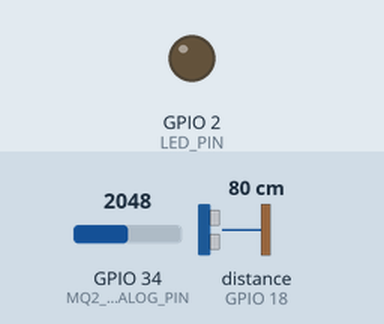
Bench run of a sketch on a simulated ESP32. On the bench: output pins drawn as LEDs (lit = HIGH). Wiring (inferred from the names in the program): ultrasonic range finder: trigger GPIO 5; echo GPIO 18. Inputs (shaded band) come from the test bench; at power-on: GPIO 34 (MQ2_ANALOG_PIN) = 2048, distance to the obstacle (sensor on GPIO 18) 80 cm. The echo pulse lasts 58.3 µs per cm; WiFi joins after 1.5 s; servers stay silent unless stated; pins used as bus, display or sensor lines are not drawn; what the sketch prints to the serial monitor is not drawn.

Above: at 5.2 s.
At 10.96 s:
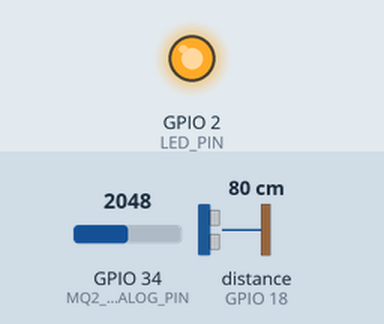
Timing chart, 0 to 11.3 s (numbered marks = the images above):
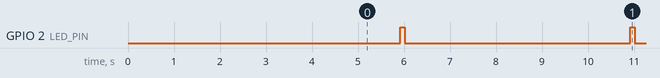

Measured:
- by itself, GPIO 2 (LED_PIN): alternates HIGH for 0.10 s and LOW for 4.9 s

The sketch:

smart_dustbin_esp32.ino
```cpp
/*
 * ============================================================
 *  SMART DUSTBIN MONITORING SYSTEM
 *  ESP32 Firmware v1.0
 * ============================================================
 *  Hardware:
 *    - ESP32 Dev Board
 *    - HC-SR04 Ultrasonic Sensor  (fill level)
 *    - MQ2 Gas Sensor             (gas/smoke detection)
 *
 *  Data Flow:
 *    HC-SR04 + MQ2 → ESP32 → Firebase Realtime DB → React App
 *
 *  Libraries Required:
 *    - Firebase Arduino Client Library for ESP8266 and ESP32 (Mobizt)
 *    - ArduinoJson (Benoit Blanchon)
 * ============================================================
 */

#include <WiFi.h>
#include <FirebaseESP32.h>
#include <ArduinoJson.h>
#include <time.h>

// ─────────────────────────────────────────────────
//  TODO: FILL IN YOUR CREDENTIALS BELOW
// ─────────────────────────────────────────────────

#define WIFI_SSID        "YOUR_WIFI_NAME"
#define WIFI_PASSWORD    "YOUR_WIFI_PASSWORD"

// Firebase project credentials
#define API_KEY          "AIzaSyAW87IavwGT-rc9Z6GJvMeo2KWAQeS0F_I"
#define DATABASE_URL     "https://sdb-waste-management-system-default-rtdb.firebaseio.com"

// ─────────────────────────────────────────────────
//  TODO: CONFIGURE THIS BIN
//  Change these for each ESP32/bin unit
// ─────────────────────────────────────────────────

#define BIN_ID           "BIN-001"
#define BIN_LOCATION     "Bus Halt - Main Street"
#define BIN_SECTOR       "public"      // "public" or "industrial"
#define BIN_MAX_CM       30            // physical depth of the bin in cm (distance when EMPTY)
#define SEND_INTERVAL_MS 5000          // how often to send data (ms) — 5 seconds

// ─────────────────────────────────────────────────
//  PIN DEFINITIONS
// ─────────────────────────────────────────────────

// HC-SR04 Ultrasonic (Fill Level)
#define TRIG_PIN         5
#define ECHO_PIN         18

// MQ2 Gas Sensor
#define MQ2_ANALOG_PIN   34    // ADC pin (0–4095)
#define MQ2_DIGITAL_PIN  35    // Digital threshold output

// Built-in LED (blink on send)
#define LED_PIN          2

// ─────────────────────────────────────────────────
//  FIREBASE OBJECTS
// ─────────────────────────────────────────────────

FirebaseData   fbdo;
FirebaseAuth   auth;
FirebaseConfig config;

// ─────────────────────────────────────────────────
//  GLOBALS
// ─────────────────────────────────────────────────

unsigned long lastSendTime = 0;

// ─────────────────────────────────────────────────
//  HELPER: Measure distance with HC-SR04
//  Returns distance in cm
// ─────────────────────────────────────────────────
float measureDistanceCm() {
  // Send 10µs pulse
  digitalWrite(TRIG_PIN, LOW);
  delayMicroseconds(2);
  digitalWrite(TRIG_PIN, HIGH);
  delayMicroseconds(10);
  digitalWrite(TRIG_PIN, LOW);

  // Read echo pulse duration (timeout: 30ms = ~5m max)
  long duration = pulseIn(ECHO_PIN, HIGH, 30000);

  if (duration == 0) {
    Serial.println("[WARN] HC-SR04 timeout — check wiring");
    return -1;
  }

  // Convert to cm: speed of sound = 0.034 cm/µs
  float distance = (duration * 0.034) / 2.0;
  return distance;
}

// ─────────────────────────────────────────────────
//  HELPER: Calculate fill level %
//  Full bin = object is CLOSE (small distance)
//  Empty bin = object is FAR (large distance ≈ BIN_MAX_CM)
// ─────────────────────────────────────────────────
float calculateFillLevel(float distanceCm) {
  if (distanceCm < 0) return 0;
  // Clamp distance
  if (distanceCm > BIN_MAX_CM) distanceCm = BIN_MAX_CM;
  if (distanceCm < 0)          distanceCm = 0;

  // Fill % = how much of the bin is OCCUPIED
  // When distance = BIN_MAX_CM → 0% full (empty)
  // When distance = 0          → 100% full
  float fillPct = ((BIN_MAX_CM - distanceCm) / (float)BIN_MAX_CM) * 100.0;
  return fillPct;
}

// ─────────────────────────────────────────────────
//  HELPER: Read gas level %
//  MQ2 analog 0–4095 mapped to 0–100%
// ─────────────────────────────────────────────────
float readGasLevel() {
  int rawValue = analogRead(MQ2_ANALOG_PIN);
  // MQ2 outputs HIGH raw when gas is present (inverse of some modules)
  // Adjust the formula if your readings are inverted
  float gasPct = (rawValue / 4095.0) * 100.0;
  return gasPct;
}

// ─────────────────────────────────────────────────
//  SETUP
// ─────────────────────────────────────────────────
void setup() {
  Serial.begin(115200);
  Serial.println("\n\n========================================");
  Serial.println("  Smart DustBin ESP32 Firmware v1.0");
  Serial.println("  Bin ID: " BIN_ID);
  Serial.println("  Sector: " BIN_SECTOR);
  Serial.println("========================================\n");

  // Pin setup
  pinMode(TRIG_PIN,       OUTPUT);
  pinMode(ECHO_PIN,       INPUT);
  pinMode(MQ2_DIGITAL_PIN, INPUT);
  pinMode(LED_PIN,        OUTPUT);

  // ── Connect to WiFi ──────────────────────────
  Serial.print("[WiFi] Connecting to: " WIFI_SSID " ");
  WiFi.begin(WIFI_SSID, WIFI_PASSWORD);

  int wifiRetries = 0;
  while (WiFi.status() != WL_CONNECTED) {
    delay(500);
    Serial.print(".");
    wifiRetries++;
    if (wifiRetries > 40) {
      Serial.println("\n[ERROR] WiFi failed. Check SSID/Password. Restarting...");
      delay(3000);
      ESP.restart();
    }
  }

  Serial.println("\n[WiFi] Connected!");
  Serial.print("[WiFi] IP Address: ");
  Serial.println(WiFi.localIP());

  // ── Configure Firebase ────────────────────────
  config.api_key           = API_KEY;
  config.database_url      = DATABASE_URL;

  // Anonymous sign-in (no email/password needed for device)
  // The Realtime DB rules are set to allow public read/write
  auth.user.email    = "";
  auth.user.password = "";

  Firebase.begin(&config, &auth);
  Firebase.reconnectWiFi(true);

  // Increase timeout for slow connections
  fbdo.setResponseSize(4096);

  Serial.println("[Firebase] Initialized.");
  Serial.println("[System] Starting data upload loop...\n");

  // Warm-up delay for MQ2 sensor (needs ~30s ideally, we do 3s for demo)
  Serial.println("[MQ2] Warming up gas sensor (3 seconds)...");
  delay(3000);
  Serial.println("[MQ2] Ready.");
}

// ─────────────────────────────────────────────────
//  LOOP
// ─────────────────────────────────────────────────
void loop() {
  unsigned long now = millis();

  if (now - lastSendTime >= SEND_INTERVAL_MS) {
    lastSendTime = now;

    // ── Read Sensors ───────────────────────────
    float distanceCm = measureDistanceCm();
    float fillLevel  = calculateFillLevel(distanceCm);
    float gasLevel   = readGasLevel();

    // Round to 1 decimal
    fillLevel = round(fillLevel * 10) / 10.0;
    gasLevel  = round(gasLevel  * 10) / 10.0;

    Serial.println("──────────────────────────────────");
    Serial.print("[Sensor] Distance : "); Serial.print(distanceCm); Serial.println(" cm");
    Serial.print("[Sensor] Fill Level: "); Serial.print(fillLevel); Serial.println(" %");
    Serial.print("[Sensor] Gas Level : "); Serial.print(gasLevel);  Serial.println(" %");

    // ── Build Firebase path ────────────────────
    String basePath = "/dustbins/" + String(BIN_ID);

    // ── Upload to Firebase ─────────────────────
    bool success = true;

    if (!Firebase.setFloat(fbdo,   basePath + "/fillLevel",   fillLevel))  { Serial.println("[ERR] fillLevel: "   + fbdo.errorReason()); success = false; }
    if (!Firebase.setFloat(fbdo,   basePath + "/gasLevel",    gasLevel))   { Serial.println("[ERR] gasLevel: "    + fbdo.errorReason()); success = false; }
    if (!Firebase.setString(fbdo,  basePath + "/id",          BIN_ID))     { Serial.println("[ERR] id: "          + fbdo.errorReason()); success = false; }
    if (!Firebase.setString(fbdo,  basePath + "/location",    BIN_LOCATION)){ Serial.println("[ERR] location: "   + fbdo.errorReason()); success = false; }
    if (!Firebase.setString(fbdo,  basePath + "/sector",      BIN_SECTOR)) { Serial.println("[ERR] sector: "      + fbdo.errorReason()); success = false; }
    if (!Firebase.setInt(fbdo,     basePath + "/lastUpdated", (int)(now / 1000))) { Serial.println("[ERR] lastUpdated"); success = false; }

    if (success) {
      Serial.println("[Firebase] ✓ Data sent successfully!");
      // Blink LED to indicate successful send
      digitalWrite(LED_PIN, HIGH);
      delay(100);
      digitalWrite(LED_PIN, LOW);
    } else {
      Serial.println("[Firebase] ✗ Some fields failed to upload.");
      // Rapid blink for error
      for (int i = 0; i < 5; i++) {
        digitalWrite(LED_PIN, HIGH); delay(50);
        digitalWrite(LED_PIN, LOW);  delay(50);
      }
    }
  }
}
```
